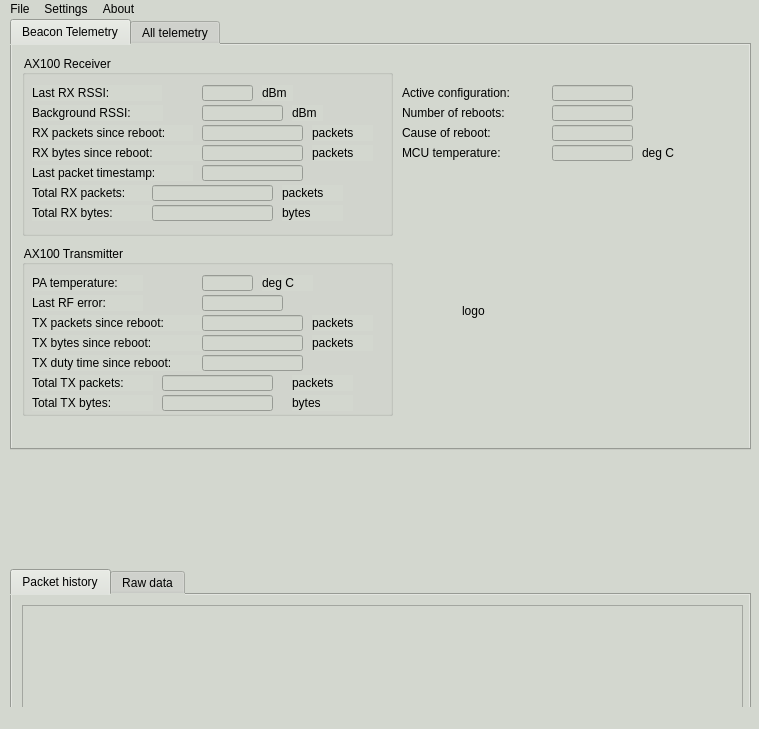
<?xml version="1.0" encoding="UTF-8"?>
<ui version="4.0">
 <class>MainWindow</class>
 <widget class="QMainWindow" name="MainWindow">
  <property name="geometry">
   <rect>
    <x>0</x>
    <y>0</y>
    <width>759</width>
    <height>729</height>
   </rect>
  </property>
  <property name="windowTitle">
   <string>MainWindow</string>
  </property>
  <property name="styleSheet">
   <string notr="true">background-color: rgb(211, 215, 207);</string>
  </property>
  <widget class="QWidget" name="centralwidget">
   <widget class="QLabel" name="host_label">
    <property name="geometry">
     <rect>
      <x>10</x>
      <y>660</y>
      <width>151</width>
      <height>16</height>
     </rect>
    </property>
    <property name="text">
     <string>--</string>
    </property>
    <property name="alignment">
     <set>Qt::AlignCenter</set>
    </property>
   </widget>
   <widget class="QLabel" name="link_label">
    <property name="geometry">
     <rect>
      <x>650</x>
      <y>660</y>
      <width>101</width>
      <height>16</height>
     </rect>
    </property>
    <property name="text">
     <string>--</string>
    </property>
    <property name="alignment">
     <set>Qt::AlignCenter</set>
    </property>
   </widget>
   <widget class="QTabWidget" name="tabWidget">
    <property name="geometry">
     <rect>
      <x>10</x>
      <y>550</y>
      <width>741</width>
      <height>201</height>
     </rect>
    </property>
    <property name="currentIndex">
     <number>0</number>
    </property>
    <widget class="QWidget" name="tab">
     <attribute name="title">
      <string>Packet history</string>
     </attribute>
     <widget class="QTableWidget" name="packet_history_table">
      <property name="geometry">
       <rect>
        <x>10</x>
        <y>10</y>
        <width>721</width>
        <height>121</height>
       </rect>
      </property>
      <property name="verticalScrollMode">
       <enum>QAbstractItemView::ScrollPerPixel</enum>
      </property>
      <property name="horizontalScrollMode">
       <enum>QAbstractItemView::ScrollPerPixel</enum>
      </property>
     </widget>
     <widget class="QPushButton" name="clear_tm_button">
      <property name="geometry">
       <rect>
        <x>590</x>
        <y>140</y>
        <width>131</width>
        <height>21</height>
       </rect>
      </property>
      <property name="text">
       <string>Clear TM history</string>
      </property>
     </widget>
     <widget class="QLabel" name="packet_counter_label">
      <property name="geometry">
       <rect>
        <x>10</x>
        <y>150</y>
        <width>181</width>
        <height>16</height>
       </rect>
      </property>
      <property name="text">
       <string/>
      </property>
     </widget>
    </widget>
    <widget class="QWidget" name="tab_2">
     <attribute name="title">
      <string>Raw data</string>
     </attribute>
     <widget class="QTableWidget" name="raw_history_table">
      <property name="geometry">
       <rect>
        <x>10</x>
        <y>10</y>
        <width>731</width>
        <height>131</height>
       </rect>
      </property>
      <property name="verticalScrollMode">
       <enum>QAbstractItemView::ScrollPerPixel</enum>
      </property>
      <property name="horizontalScrollMode">
       <enum>QAbstractItemView::ScrollPerPixel</enum>
      </property>
     </widget>
    </widget>
   </widget>
   <widget class="QTabWidget" name="tabWidget_2">
    <property name="geometry">
     <rect>
      <x>10</x>
      <y>0</y>
      <width>741</width>
      <height>431</height>
     </rect>
    </property>
    <property name="currentIndex">
     <number>0</number>
    </property>
    <widget class="QWidget" name="tab_3">
     <attribute name="title">
      <string>Beacon Telemetry</string>
     </attribute>
     <widget class="QGroupBox" name="groupBox">
      <property name="geometry">
       <rect>
        <x>10</x>
        <y>10</y>
        <width>371</width>
        <height>181</height>
       </rect>
      </property>
      <property name="title">
       <string>AX100 Receiver</string>
      </property>
      <widget class="QLabel" name="label_2">
       <property name="geometry">
        <rect>
         <x>10</x>
         <y>30</y>
         <width>130</width>
         <height>16</height>
        </rect>
       </property>
       <property name="text">
        <string>Last RX RSSI:</string>
       </property>
      </widget>
      <widget class="QLabel" name="label_4">
       <property name="geometry">
        <rect>
         <x>10</x>
         <y>70</y>
         <width>161</width>
         <height>16</height>
        </rect>
       </property>
       <property name="text">
        <string>RX packets since reboot:</string>
       </property>
      </widget>
      <widget class="QLabel" name="label_6">
       <property name="geometry">
        <rect>
         <x>10</x>
         <y>90</y>
         <width>171</width>
         <height>16</height>
        </rect>
       </property>
       <property name="text">
        <string>RX bytes since reboot:</string>
       </property>
      </widget>
      <widget class="QLabel" name="label_11">
       <property name="geometry">
        <rect>
         <x>10</x>
         <y>110</y>
         <width>161</width>
         <height>16</height>
        </rect>
       </property>
       <property name="text">
        <string>Last packet timestamp:</string>
       </property>
      </widget>
      <widget class="QLabel" name="label_12">
       <property name="geometry">
        <rect>
         <x>10</x>
         <y>50</y>
         <width>131</width>
         <height>16</height>
        </rect>
       </property>
       <property name="text">
        <string>Background RSSI:</string>
       </property>
      </widget>
      <widget class="QLabel" name="label_14">
       <property name="geometry">
        <rect>
         <x>10</x>
         <y>130</y>
         <width>121</width>
         <height>16</height>
        </rect>
       </property>
       <property name="text">
        <string>Total RX packets:</string>
       </property>
      </widget>
      <widget class="QLabel" name="label_17">
       <property name="geometry">
        <rect>
         <x>10</x>
         <y>150</y>
         <width>121</width>
         <height>16</height>
        </rect>
       </property>
       <property name="text">
        <string>Total RX bytes:</string>
       </property>
      </widget>
      <widget class="QLineEdit" name="rx_bytes_label">
       <property name="geometry">
        <rect>
         <x>180</x>
         <y>90</y>
         <width>101</width>
         <height>16</height>
        </rect>
       </property>
       <property name="readOnly">
        <bool>true</bool>
       </property>
      </widget>
      <widget class="QLineEdit" name="tot_rx_bytes_label">
       <property name="geometry">
        <rect>
         <x>130</x>
         <y>150</y>
         <width>121</width>
         <height>16</height>
        </rect>
       </property>
       <property name="text">
        <string/>
       </property>
       <property name="readOnly">
        <bool>true</bool>
       </property>
      </widget>
      <widget class="QLineEdit" name="bgnd_rssi_label">
       <property name="geometry">
        <rect>
         <x>180</x>
         <y>50</y>
         <width>81</width>
         <height>16</height>
        </rect>
       </property>
       <property name="readOnly">
        <bool>true</bool>
       </property>
      </widget>
      <widget class="QLineEdit" name="tot_rx_count_label">
       <property name="geometry">
        <rect>
         <x>130</x>
         <y>130</y>
         <width>121</width>
         <height>16</height>
        </rect>
       </property>
       <property name="readOnly">
        <bool>true</bool>
       </property>
      </widget>
      <widget class="QLineEdit" name="last_rssi_label">
       <property name="geometry">
        <rect>
         <x>180</x>
         <y>30</y>
         <width>51</width>
         <height>16</height>
        </rect>
       </property>
       <property name="readOnly">
        <bool>true</bool>
       </property>
      </widget>
      <widget class="QLineEdit" name="rx_count_label">
       <property name="geometry">
        <rect>
         <x>180</x>
         <y>70</y>
         <width>101</width>
         <height>16</height>
        </rect>
       </property>
       <property name="readOnly">
        <bool>true</bool>
       </property>
      </widget>
      <widget class="QLineEdit" name="last_contact_label">
       <property name="geometry">
        <rect>
         <x>180</x>
         <y>110</y>
         <width>101</width>
         <height>16</height>
        </rect>
       </property>
       <property name="readOnly">
        <bool>true</bool>
       </property>
      </widget>
      <widget class="QLabel" name="label_24">
       <property name="geometry">
        <rect>
         <x>260</x>
         <y>130</y>
         <width>61</width>
         <height>16</height>
        </rect>
       </property>
       <property name="text">
        <string>packets</string>
       </property>
      </widget>
      <widget class="QLabel" name="label_25">
       <property name="geometry">
        <rect>
         <x>260</x>
         <y>150</y>
         <width>61</width>
         <height>16</height>
        </rect>
       </property>
       <property name="text">
        <string>bytes</string>
       </property>
      </widget>
      <widget class="QLabel" name="label_26">
       <property name="geometry">
        <rect>
         <x>290</x>
         <y>90</y>
         <width>61</width>
         <height>16</height>
        </rect>
       </property>
       <property name="text">
        <string>packets</string>
       </property>
      </widget>
      <widget class="QLabel" name="label_27">
       <property name="geometry">
        <rect>
         <x>290</x>
         <y>70</y>
         <width>61</width>
         <height>16</height>
        </rect>
       </property>
       <property name="text">
        <string>packets</string>
       </property>
      </widget>
      <widget class="QLabel" name="label_28">
       <property name="geometry">
        <rect>
         <x>240</x>
         <y>30</y>
         <width>31</width>
         <height>16</height>
        </rect>
       </property>
       <property name="text">
        <string>dBm</string>
       </property>
      </widget>
      <widget class="QLabel" name="label_29">
       <property name="geometry">
        <rect>
         <x>270</x>
         <y>50</y>
         <width>31</width>
         <height>16</height>
        </rect>
       </property>
       <property name="text">
        <string>dBm</string>
       </property>
      </widget>
     </widget>
     <widget class="QGroupBox" name="groupBox_2">
      <property name="geometry">
       <rect>
        <x>10</x>
        <y>200</y>
        <width>371</width>
        <height>171</height>
       </rect>
      </property>
      <property name="title">
       <string>AX100 Transmitter</string>
      </property>
      <widget class="QLabel" name="label">
       <property name="geometry">
        <rect>
         <x>10</x>
         <y>30</y>
         <width>111</width>
         <height>16</height>
        </rect>
       </property>
       <property name="text">
        <string>PA temperature:</string>
       </property>
      </widget>
      <widget class="QLabel" name="label_3">
       <property name="geometry">
        <rect>
         <x>10</x>
         <y>50</y>
         <width>111</width>
         <height>16</height>
        </rect>
       </property>
       <property name="text">
        <string>Last RF error:</string>
       </property>
      </widget>
      <widget class="QLabel" name="label_5">
       <property name="geometry">
        <rect>
         <x>10</x>
         <y>70</y>
         <width>211</width>
         <height>16</height>
        </rect>
       </property>
       <property name="text">
        <string>TX packets since reboot:</string>
       </property>
      </widget>
      <widget class="QLabel" name="label_7">
       <property name="geometry">
        <rect>
         <x>10</x>
         <y>90</y>
         <width>211</width>
         <height>16</height>
        </rect>
       </property>
       <property name="text">
        <string>TX bytes since reboot:</string>
       </property>
      </widget>
      <widget class="QLabel" name="label_13">
       <property name="geometry">
        <rect>
         <x>10</x>
         <y>110</y>
         <width>181</width>
         <height>16</height>
        </rect>
       </property>
       <property name="text">
        <string>TX duty time since reboot:</string>
       </property>
      </widget>
      <widget class="QLineEdit" name="tx_duty_label">
       <property name="geometry">
        <rect>
         <x>180</x>
         <y>110</y>
         <width>101</width>
         <height>16</height>
        </rect>
       </property>
       <property name="readOnly">
        <bool>true</bool>
       </property>
      </widget>
      <widget class="QLabel" name="label_15">
       <property name="geometry">
        <rect>
         <x>10</x>
         <y>130</y>
         <width>121</width>
         <height>16</height>
        </rect>
       </property>
       <property name="text">
        <string>Total TX packets:</string>
       </property>
      </widget>
      <widget class="QLineEdit" name="tot_tx_count_label">
       <property name="geometry">
        <rect>
         <x>140</x>
         <y>130</y>
         <width>111</width>
         <height>16</height>
        </rect>
       </property>
       <property name="readOnly">
        <bool>true</bool>
       </property>
      </widget>
      <widget class="QLineEdit" name="temp_pa_label">
       <property name="geometry">
        <rect>
         <x>180</x>
         <y>30</y>
         <width>51</width>
         <height>16</height>
        </rect>
       </property>
       <property name="readOnly">
        <bool>true</bool>
       </property>
      </widget>
      <widget class="QLineEdit" name="last_rferr_label">
       <property name="geometry">
        <rect>
         <x>180</x>
         <y>50</y>
         <width>81</width>
         <height>16</height>
        </rect>
       </property>
       <property name="readOnly">
        <bool>true</bool>
       </property>
      </widget>
      <widget class="QLineEdit" name="tx_count_label">
       <property name="geometry">
        <rect>
         <x>180</x>
         <y>70</y>
         <width>101</width>
         <height>16</height>
        </rect>
       </property>
       <property name="readOnly">
        <bool>true</bool>
       </property>
      </widget>
      <widget class="QLineEdit" name="tx_bytes_label">
       <property name="geometry">
        <rect>
         <x>180</x>
         <y>90</y>
         <width>101</width>
         <height>16</height>
        </rect>
       </property>
       <property name="readOnly">
        <bool>true</bool>
       </property>
      </widget>
      <widget class="QLineEdit" name="tot_tx_bytes_label">
       <property name="geometry">
        <rect>
         <x>140</x>
         <y>150</y>
         <width>111</width>
         <height>16</height>
        </rect>
       </property>
       <property name="text">
        <string/>
       </property>
       <property name="readOnly">
        <bool>true</bool>
       </property>
      </widget>
      <widget class="QLabel" name="label_18">
       <property name="geometry">
        <rect>
         <x>10</x>
         <y>150</y>
         <width>121</width>
         <height>16</height>
        </rect>
       </property>
       <property name="text">
        <string>Total TX bytes:</string>
       </property>
      </widget>
      <widget class="QLabel" name="label_19">
       <property name="geometry">
        <rect>
         <x>240</x>
         <y>30</y>
         <width>51</width>
         <height>16</height>
        </rect>
       </property>
       <property name="text">
        <string>deg C</string>
       </property>
      </widget>
      <widget class="QLabel" name="label_20">
       <property name="geometry">
        <rect>
         <x>290</x>
         <y>70</y>
         <width>61</width>
         <height>16</height>
        </rect>
       </property>
       <property name="text">
        <string>packets</string>
       </property>
      </widget>
      <widget class="QLabel" name="label_21">
       <property name="geometry">
        <rect>
         <x>290</x>
         <y>90</y>
         <width>61</width>
         <height>16</height>
        </rect>
       </property>
       <property name="text">
        <string>packets</string>
       </property>
      </widget>
      <widget class="QLabel" name="label_22">
       <property name="geometry">
        <rect>
         <x>270</x>
         <y>130</y>
         <width>61</width>
         <height>16</height>
        </rect>
       </property>
       <property name="text">
        <string>packets</string>
       </property>
      </widget>
      <widget class="QLabel" name="label_23">
       <property name="geometry">
        <rect>
         <x>270</x>
         <y>150</y>
         <width>61</width>
         <height>16</height>
        </rect>
       </property>
       <property name="text">
        <string>bytes</string>
       </property>
      </widget>
     </widget>
     <widget class="QLabel" name="label_30">
      <property name="geometry">
       <rect>
        <x>630</x>
        <y>100</y>
        <width>41</width>
        <height>16</height>
       </rect>
      </property>
      <property name="text">
       <string>deg C</string>
      </property>
     </widget>
     <widget class="QLineEdit" name="boot_count_label">
      <property name="geometry">
       <rect>
        <x>540</x>
        <y>60</y>
        <width>81</width>
        <height>16</height>
       </rect>
      </property>
      <property name="readOnly">
       <bool>true</bool>
      </property>
     </widget>
     <widget class="QLineEdit" name="active_conf_label">
      <property name="geometry">
       <rect>
        <x>540</x>
        <y>40</y>
        <width>81</width>
        <height>16</height>
       </rect>
      </property>
      <property name="readOnly">
       <bool>true</bool>
      </property>
     </widget>
     <widget class="QLineEdit" name="boot_cause_label">
      <property name="geometry">
       <rect>
        <x>540</x>
        <y>80</y>
        <width>81</width>
        <height>16</height>
       </rect>
      </property>
      <property name="readOnly">
       <bool>true</bool>
      </property>
     </widget>
     <widget class="QLabel" name="label_10">
      <property name="geometry">
       <rect>
        <x>390</x>
        <y>80</y>
        <width>121</width>
        <height>16</height>
       </rect>
      </property>
      <property name="text">
       <string>Cause of reboot:</string>
      </property>
     </widget>
     <widget class="QLabel" name="label_8">
      <property name="geometry">
       <rect>
        <x>390</x>
        <y>40</y>
        <width>141</width>
        <height>16</height>
       </rect>
      </property>
      <property name="text">
       <string>Active configuration:</string>
      </property>
     </widget>
     <widget class="QLabel" name="label_9">
      <property name="geometry">
       <rect>
        <x>390</x>
        <y>60</y>
        <width>141</width>
        <height>16</height>
       </rect>
      </property>
      <property name="text">
       <string>Number of reboots:</string>
      </property>
     </widget>
     <widget class="QLineEdit" name="temp_brd_label">
      <property name="geometry">
       <rect>
        <x>540</x>
        <y>100</y>
        <width>81</width>
        <height>16</height>
       </rect>
      </property>
      <property name="readOnly">
       <bool>true</bool>
      </property>
     </widget>
     <widget class="QLabel" name="label_16">
      <property name="geometry">
       <rect>
        <x>390</x>
        <y>100</y>
        <width>131</width>
        <height>16</height>
       </rect>
      </property>
      <property name="text">
       <string>MCU temperature:</string>
      </property>
     </widget>
     <widget class="QLabel" name="logo">
      <property name="geometry">
       <rect>
        <x>450</x>
        <y>160</y>
        <width>221</width>
        <height>211</height>
       </rect>
      </property>
      <property name="text">
       <string>logo</string>
      </property>
     </widget>
    </widget>
    <widget class="QWidget" name="tab_6">
        <attribute name="title">
            <string>All telemetry</string>
        </attribute>

        <widget class="QScrollArea" name="scrollArea">

            <property name="geometry">
            <rect>
                <x>0</x>
                <y>0</y>
                <width>600</width>
                <height>400</height>
            </rect>
            </property>

            <property name="widgetResizable">
                <bool>true</bool>
            </property>

            <widget class="QWidget" name="all_tm_widget">
                <layout class="QFormLayout" name="formLayout">
                    
                </layout>
            </widget>

            </widget>
        </widget>
    </widget>



  </widget>
  <widget class="QMenuBar" name="menubar">
   <property name="geometry">
    <rect>
     <x>0</x>
     <y>0</y>
     <width>759</width>
     <height>20</height>
    </rect>
   </property>
   <widget class="QMenu" name="menuFile">
    <property name="title">
     <string>File</string>
    </property>
    <addaction name="actionSave_TM_to_log"/>
   </widget>
   <widget class="QMenu" name="menuSettings">
    <property name="title">
     <string>Settings</string>
    </property>
   </widget>
   <widget class="QMenu" name="menuAbout">
    <property name="title">
     <string>About</string>
    </property>
    <addaction name="actionAbout"/>
   </widget>
   <addaction name="menuFile"/>
   <addaction name="menuSettings"/>
   <addaction name="menuAbout"/>
  </widget>
  <widget class="QStatusBar" name="statusbar"/>
  <action name="actionAbout">
   <property name="text">
    <string>About</string>
   </property>
  </action>
  <action name="actionSave_TM_to_log">
   <property name="text">
    <string>Save TM to log</string>
   </property>
  </action>
 </widget>
 <resources/>
 <connections/>
</ui>
